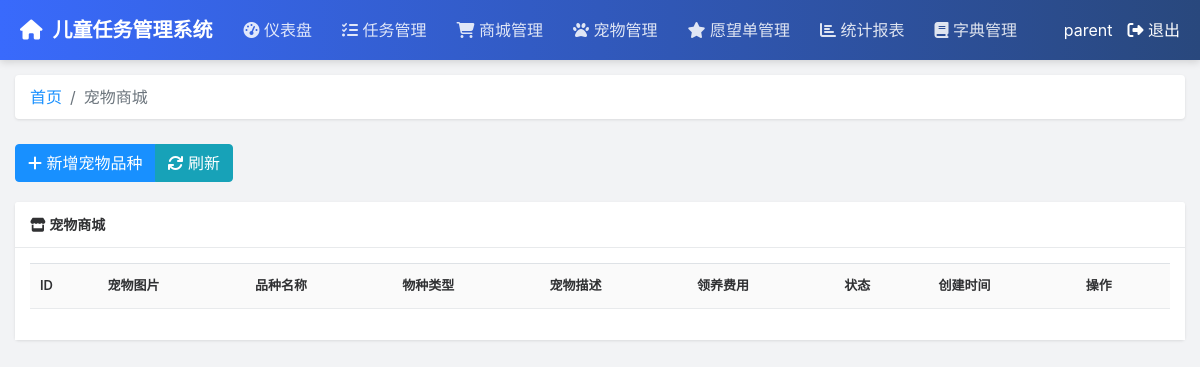
Page /parent/pets (signed in) on the earlier database version.
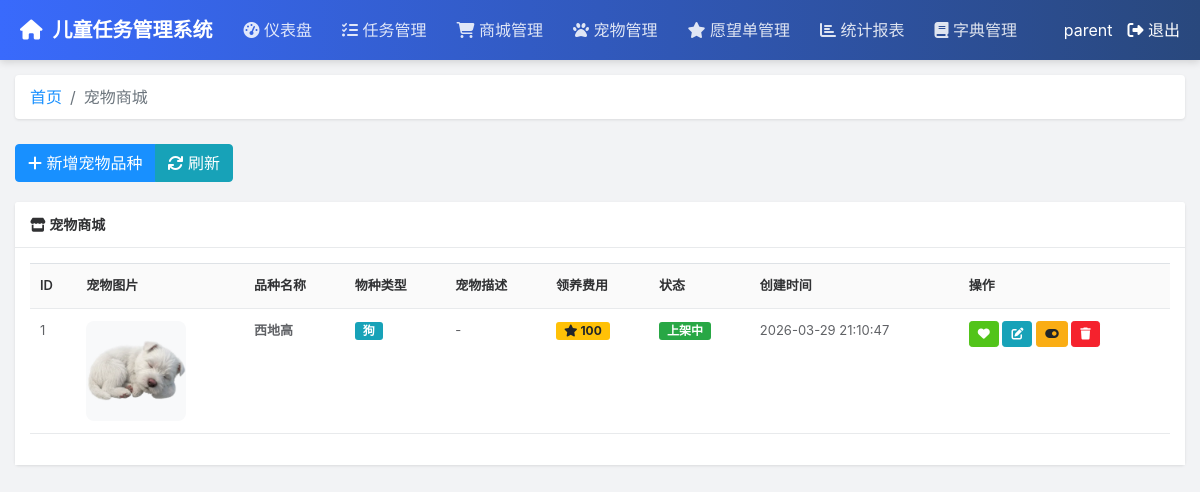
Same page on the later database version.
### tables this page shows
CREATE TABLE pet_store (
                id INTEGER PRIMARY KEY AUTOINCREMENT,
                breed_name TEXT NOT NULL,
                species TEXT,  -- 宠物物种（如：dog, cat, pig 等）
                description TEXT,
                adoption_fee INTEGER NOT NULL DEFAULT 0,
                image TEXT,
                is_active BOOLEAN DEFAULT 1,
                created_at TIMESTAMP DEFAULT CURRENT_TIMESTAMP
            );

### routes/parent_routes.py (the view)
@bp.route('/pets')
def pets():
    if 'user_id' not in session or session.get('role') != 'parent':
        return redirect(url_for('parent_routes.login'))
    conn = get_db_connection()
    pet_store_items = conn.execute('''
        SELECT * FROM pet_store
        ORDER BY adoption_fee DESC
    ''').fetchall()
    pet_species_raw = conn.execute('''
        SELECT dict_key, dict_value
        FROM dictionaries
        WHERE dict_type = 'pet_species'
        ORDER BY sort_order
    ''').fetchall()
    pet_species = {}
    for row in pet_species_raw:
        pet_species[row['dict_key']] = row['dict_value']
    conn.close()
    return render_template('parent/pets.html', pet_store_items=pet_store_items, pet_species=dict(pet_species))

### models.py (called while the page is built)
def get_db_connection():
    conn = sqlite3.connect(DATABASE)
    conn.row_factory = sqlite3.Row  # 让结果可以通过列名访问
    return conn

### templates/parent/pets.html (shortened to what this page needs)
{% extends "parent/layout.html" %}
{% block content %}
<nav aria-label="breadcrumb">
    <ol class="breadcrumb">
        <li class="breadcrumb-item"><a href="/parent/dashboard">首页</a></li>
        <li class="breadcrumb-item active" aria-current="page">宠物商城</li>
    </ol>
</nav>
<div class="toolbar">
    <div class="btn-group">
        <button type="button" class="btn btn-primary" onclick="addPetBreed()">
            <i class="fas fa-plus"></i> 新增宠物品种
        </button>
        <button type="button" class="btn btn-info" onclick="refreshData()">
            <i class="fas fa-sync"></i> 刷新
        </button>
    </div>
</div>
<div class="card">
    <div class="card-header">
        <i class="fas fa-store"></i> 宠物商城
    </div>
    <div class="card-body">
        <table class="table table-hover">
            <thead>
                <tr>
                    <th>ID</th>
                    <th>宠物图片</th>
                    <th>品种名称</th>
                    <th>物种类型</th>
                    <th>宠物描述</th>
                    <th>领养费用</th>
                    <th>状态</th>
                    <th>创建时间</th>
                    <th>操作</th>
                </tr>
            </thead>
            <tbody>
                {% for item in pet_store_items %}
                <tr>
                    <td>{{ item.id }}</td>
                    <td style="font-size: 32px;">
                        {% if item.image %}
                        <img src="{{ item.image }}" style="width: 100px; height: 100px; object-fit: contain; border-radius: 8px; cursor: pointer; background-color: #f8f9fa;" alt="宠物" onclick="viewImage('{{ item.image }}')">
                        {% else %}
                        🐾
                        {% endif %}
                    </td>
                    <td><strong>{{ item.breed_name }}</strong></td>
                    <td>
                        {% if item.species %}
                        <span class="badge badge-info">{{ pet_species.get(item.species, item.species) }}</span>
                        {% else %}
                        <span class="badge badge-secondary">未分类</span>
                        {% endif %}
                    </td>
                    <td>{{ item.description or '-' }}</td>
                    <td><span class="badge badge-warning"><i class="fas fa-star"></i> {{ item.adoption_fee }}</span></td>
                    <td>
                        {% if item.is_active %}
                        <span class="badge badge-success">上架中</span>
                        {% else %}
                        <span class="badge badge-secondary">已下架</span>
                        {% endif %}
                    </td>
                    <td>{{ item.created_at }}</td>
                    <td>
                        <button class="btn btn-sm btn-success" onclick="assignPet({{ item.id }})" title="分配">
                            <i class="fas fa-heart"></i>
                        </button>
                        <button class="btn btn-sm btn-info" onclick="editPetBreed({{ item.id }})" title="编辑">
                            <i class="fas fa-edit"></i>
                        </button>
                        <button class="btn btn-sm btn-{{ 'warning' if item.is_active else 'success' }}" onclick="togglePetBreed({{ item.id }}, {{ item.is_active }})" title="{{ '下架' if item.is_active else '上架' }}">
                            <i class="fas fa-{{ 'toggle-on' if item.is_active else 'toggle-off' }}"></i>
                        </button>
                        <button class="btn btn-sm btn-danger" onclick="deletePetBreed({{ item.id }})" title="删除">
                            <i class="fas fa-trash"></i>
                        </button>
                    </td>
                </tr>
                {% endfor %}
            </tbody>
        </table>
    </div>
</div>
{% endblock %}

Differences in the rows shown:
added pet_store: id "1", image (picture), breed_name "西地高", get "狗", description "-", adoption_fee "100", is_active "上架中", created_at "2026-03-29 21:10:47"
